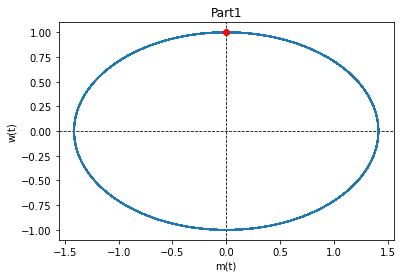

This figure's Python source:
from timeit import repeat
import numpy as np
from pandas import Interval
from scipy.integrate import odeint
import matplotlib.pyplot as plt
from matplotlib.animation import FuncAnimation, PillowWriter 
def model(z, t):

    m = z[0]
    w = z[1]

    a = 0
    b = 2
    c = -1
    d = 0
    dmdt = a*m + b*w
    dwdt = c*m + d*w
    return [dmdt, dwdt]

# initial condition
z0 = [0,1]
# number of time points
n = 10000
# time point
t = np.linspace(0,100,n)
# store solution
m = np.empty_like(t)
w = np.empty_like(t)
# record initial conditions
m[0] = z0[0]
w[0] = z0[1]

# solve ODE
for i in range(1,n):
    tspan = [t[i-1], t[i]]

    z = odeint(model,z0, tspan)

    m[i] = z[1][0]
    w[i] = z[1][1]
    # print(m[i], w[i])

    z0 = z[1]

# print(len(m))
# print(len(w))
# xlim1 = -1.2
# xlim2 = 1.2
# ylim1 = -1.7
# ylim2 =1.7
fig, ax = plt.subplots()
# ax.set_xlim(xlim1, xlim2)
# ax.set_ylim(ylim1, ylim2)
ax.set_ylabel('w(t)')
ax.set_xlabel('m(t)')
ax.set_title('Part1')
ax.axhline(color='k', lw=0.8, ls='--')
ax.axvline(color='k', lw=0.8, ls='--')
l = plt.plot(m,w)

redDot, = plt.plot([m[0]], [w[0]], 'ro')

def animate(i):
    # print(i)

    redDot.set_data(m[i], w[i])
    return redDot,

myAnimation = FuncAnimation(fig, animate, frames=range(0,1000),\
            interval=10,blit=True, repeat=True)
# myAnimation.save('part1.gif', writer='imagemagick', fps=200)
plt.show()
# myAnimation.save('part1.gif', writer='imagemagick', fps=200)